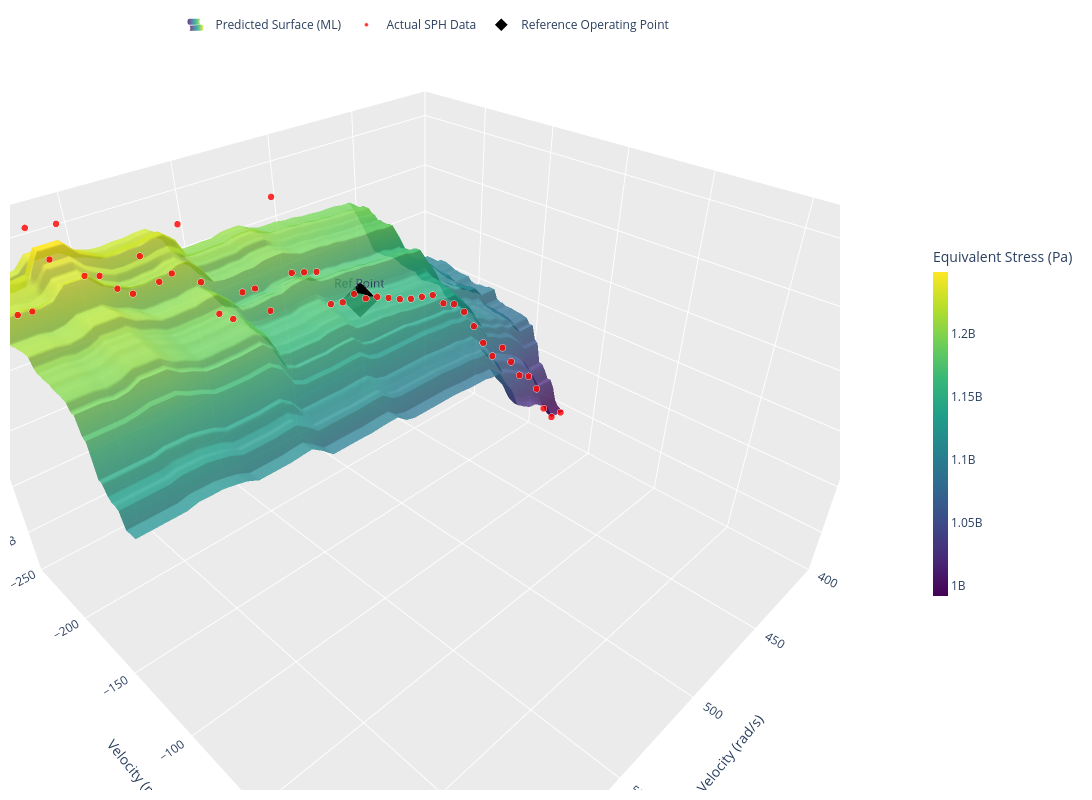

Notebook code cell kept with this figure:
### Markdown cell above
# Equivalent_Stress_Maximum

### Code cell
import plotly.graph_objects as go
import numpy as np

# --- 1. REFERENCE POINT CALCULATION ---
# Adjust these to your specific SPH baseline
ref_angular = 500  
ref_velocity = -180 # Negative to match your SPH data range
# We use the mean of the predicted surface to ensure the diamond touches the sheet
ref_z_stress = np.mean(predicted_es * 1e6) 

fig = go.Figure(data=[
    # 1. The Predicted Equivalent Stress Surface
    go.Surface(
        x=angle_velocity_range,
        y=velocity_z_range,
        z=predicted_es * 1e6,  
        colorscale='Viridis',
        opacity=0.8,
        name='Predicted Surface (ML)',
        showlegend=True,
        colorbar=dict(
            title=dict(
                text='Equivalent Stress (Pa)', 
                side='top'
            ),
            thickness=15,
            len=0.5,
            x=1.1
        )
    ),
    
    # 2. Actual Data Points (Red markers)
    go.Scatter3d(
        x=df_new['Angular_Velocity_Z_Component'],
        y=df_new['Velocity_2_Z_Component'],
        z=df_new['Equivalent_Stress_Maximum'],
        mode='markers',
        marker=dict(
            size=4, 
            color='red',
            opacity=0.8,
            line=dict(color='white', width=0.5)
        ),
        name='Actual SPH Data'
    ),

    # 3. Reference Operating Point
    go.Scatter3d(
        x=[ref_angular],
        y=[ref_velocity],
        z=[ref_z_stress],
        mode='markers+text',
        marker=dict(
            size=12, 
            color='black', 
            symbol='diamond',
            line=dict(color='white', width=2)
        ),
        name='Reference Operating Point',
        text=["Ref Point"],
        textposition="top center"
    )
])

fig.update_layout(
    width=1100, 
    height=800,
    margin=dict(l=10, r=10, b=10, t=10), # No title, strictly following Prof. Ivan
    showlegend=True,
    legend=dict(
        orientation="h",
        yanchor="bottom",
        y=1.02,
        xanchor="center",
        x=0.5
    ),
    scene=dict(
        # Standardized engineering labels
        xaxis_title='Angular Velocity (rad/s)',
        yaxis_title='Velocity (m/s)',
        zaxis_title='Equivalent Stress (Pa)',
        xaxis=dict(range=[400, 650]), 
        yaxis=dict(range=[-250, 50]), 
        aspectmode='manual', 
        aspectratio=dict(x=1.5, y=1.5, z=1),
        xaxis_backgroundcolor="rgb(235, 235, 235)",
        yaxis_backgroundcolor="rgb(235, 235, 235)",
        zaxis_backgroundcolor="rgb(235, 235, 235)"
    ),
    paper_bgcolor='white',
    plot_bgcolor='white'
)

# Export for journal
# fig.write_image("SPH_Equivalent_Stress.png", scale=3)

fig.show()

### Figure 1 — Plotly figure (JSON) as saved in the notebook; plotly's stock layout.template omitted (floating-point values rounded to 4 significant figures; data arrays with more than 128 entries replaced by an {"elided": "..."} marker saying what was removed)
{"data": [{"colorbar": {"len": 0.5, "thickness": 15, "title": {"side": "top", "text": "Equivalent Stress (Pa)"}, "x": 1.1}, "colorscale": [[0, "#440154"], [0.1111, "#482878"], [0.2222, "#3e4989"], [0.3333, "#31688e"], [0.4444, "#26828e"], [0.5556, "#1f9e89"], [0.6667, "#35b779"], [0.7778, "#6ece58"], [0.8889, "#b5de2b"], [1, "#fde725"]], "name": "Predicted Surface (ML)", "opacity": 0.8, "showlegend": true, "type": "surface", "x": [395.0, 400.1, 405.2, 410.3, 415.4, 420.5, 425.6, 430.7, 435.8, 440.9, 446.0, 451.1, 456.2, 461.3, 466.4, 471.5, 476.6, 481.7, 486.8, 491.9, 497.0, 502.1, 507.2, 512.3, 517.4, 522.6, 527.7, 532.8, 537.9, 543.0, 548.1, 553.2, 558.3, 563.4, 568.5, 573.6, 578.7, 583.8, 588.9, 594.0, 599.1, 604.2, 609.3, 614.4, 619.5, 624.6, 629.7, 634.8, 639.9, 645.0], "y": [-247.5, -244.9, -242.4, -239.8, -237.3, -234.7, -232.2, -229.6, -227.1, -224.5, -222.0, -219.4, -216.9, -214.3, -211.8, -209.2, -206.7, -204.1, -201.6, -199.0, -196.5, -193.9, -191.4, -188.8, -186.3, -183.7, -181.2, -178.6, -176.1, -173.5, -171.0, -168.4, -165.9, -163.3, -160.8, -158.2, -155.7, -153.1, -150.6, -148.0, -145.5, -142.9, -140.4, -137.8, -135.3, -132.7, -130.2, -127.6, -125.1, -122.5], "z": {"elided": "50x50 float values"}}, {"marker": {"color": "red", "line": {"color": "white", "width": 0.5}, "opacity": 0.8, "size": 4}, "mode": "markers", "name": "Actual SPH Data", "type": "scatter3d", "x": [395, 400, 405, 410, 415, 420, 425, 430, 435, 440, 445, 450, 455, 460, 465, 470, 475, 480, 485, 490, 495, 500, 505, 510, 515, 520, 525, 530, 535, 540, 545, 550, 555, 560, 565, 570, 575, 580, 585, 590, 595, 600, 605, 610, 615, 620, 625, 630, 635, 640, 645], "y": [-122.5, -125.0, -127.5, -130.0, -132.5, -135.0, -137.5, -140.0, -142.5, -145.0, -147.5, -150.0, -152.5, -155.0, -157.5, -160.0, -162.5, -165.0, -167.5, -170.0, -172.5, -175.0, -177.5, -180.0, -182.5, -185.0, -187.5, -190.0, -192.5, -195.0, -197.5, -200.0, -202.5, -205.0, -207.5, -210.0, -212.5, -215.0, -217.5, -220.0, -222.5, -225.0, -227.5, -230.0, -232.5, -235.0, -237.5, -240.0, -242.5, -245.0, -247.5], "z": [965500000.0, 988200000.0, 985200000.0, 998500000.0, 1025000000.0, 1042000000.0, 1046000000.0, 1064000000.0, 1082000000.0, 1075000000.0, 1092000000.0, 1112000000.0, 1128000000.0, 1138000000.0, 1141000000.0, 1151000000.0, 1152000000.0, 1152000000.0, 1154000000.0, 1157000000.0, 1160000000.0, 1160000000.0, 1167000000.0, 1161000000.0, 1161000000.0, 1193000000.0, 1194000000.0, 1195000000.0, 1261000000.0, 1165000000.0, 1187000000.0, 1186000000.0, 1164000000.0, 1171000000.0, 1201000000.0, 1250000000.0, 1212000000.0, 1207000000.0, 1230000000.0, 1201000000.0, 1207000000.0, 1219000000.0, 1221000000.0, 1264000000.0, 1238000000.0, 1264000000.0, 1200000000.0, 1200000000.0, 1239000000.0, 1247000000.0, 1230000000.0]}, {"marker": {"color": "black", "line": {"color": "white", "width": 2}, "size": 12, "symbol": "diamond"}, "mode": "markers+text", "name": "Reference Operating Point", "text": ["Ref Point"], "textposition": "top center", "type": "scatter3d", "x": [500], "y": [-180], "z": [1156000000.0]}], "layout": {"height": 800, "legend": {"orientation": "h", "x": 0.5, "xanchor": "center", "y": 1.02, "yanchor": "bottom"}, "margin": {"b": 10, "l": 10, "r": 10, "t": 10}, "paper_bgcolor": "white", "plot_bgcolor": "white", "scene": {"aspectmode": "manual", "aspectratio": {"x": 1.5, "y": 1.5, "z": 1}, "xaxis": {"backgroundcolor": "rgb(235, 235, 235)", "range": [400, 650], "title": {"text": "Angular Velocity (rad/s)"}}, "yaxis": {"backgroundcolor": "rgb(235, 235, 235)", "range": [-250, 50], "title": {"text": "Velocity (m/s)"}}, "zaxis": {"backgroundcolor": "rgb(235, 235, 235)", "title": {"text": "Equivalent Stress (Pa)"}}}, "showlegend": true, "width": 1100}}
